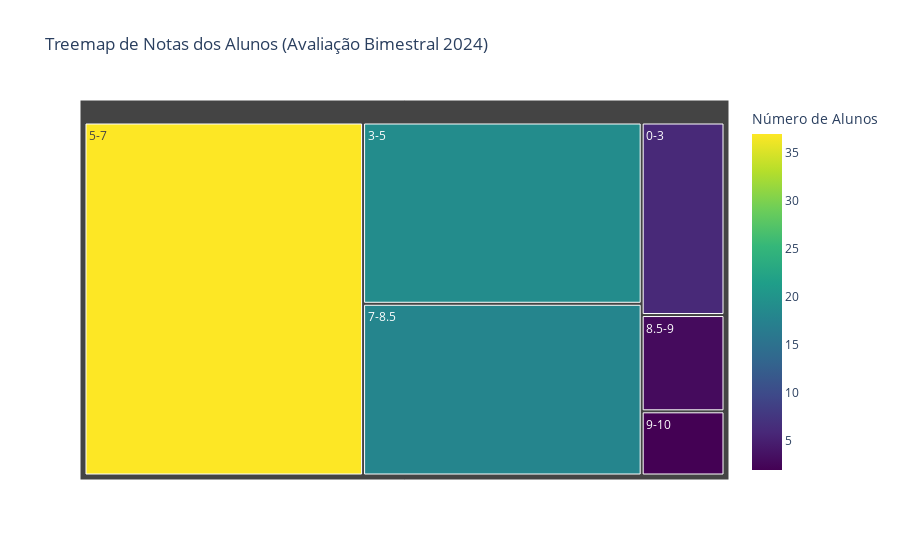

This figure's notebook cell:
### Code cell
# TreeMap das notas
bins = [0, 3, 5, 7, 8.5, 9, 10]
labels = ['0-3', '3-5', '5-7', '7-8.5', '8.5-9', '9-10']  # Rótulos para os bins

df['Faixa de Nota'] = pd.cut(df['Avaliação Bimestral 2024'], bins=bins, labels=labels)
# Contar a quantidade de alunos em cada faixa de nota
df_faixa = df['Faixa de Nota'].value_counts().reset_index()
df_faixa.columns = ['Faixa de Nota', 'Número de Alunos']

fig = px.treemap(df_faixa, 
                 path=['Faixa de Nota'], 
                 values='Número de Alunos', 
                 title="Treemap de Notas dos Alunos (Avaliação Bimestral 2024)",
                 color='Número de Alunos',
                 color_continuous_scale='Viridis')

fig.show()

### Figure 1 — Plotly figure (JSON) as saved in the notebook; plotly's stock layout.template omitted (floating-point values rounded to 4 significant figures)
{"data": [{"branchvalues": "total", "customdata": [[6], [19], [37], [18], [3], [2]], "domain": {"x": [0, 1], "y": [0, 1]}, "hovertemplate": "labels=%{label}<br>Número de Alunos_sum=%{value}<br>parent=%{parent}<br>id=%{id}<br>Número de Alunos=%{color}<extra></extra>", "ids": ["0-3", "3-5", "5-7", "7-8.5", "8.5-9", "9-10"], "labels": ["0-3", "3-5", "5-7", "7-8.5", "8.5-9", "9-10"], "marker": {"coloraxis": "coloraxis", "colors": [6, 19, 37, 18, 3, 2]}, "name": "", "parents": ["", "", "", "", "", ""], "type": "treemap", "values": [6, 19, 37, 18, 3, 2]}], "layout": {"coloraxis": {"colorbar": {"title": {"text": "Número de Alunos"}}, "colorscale": [[0, "#440154"], [0.1111, "#482878"], [0.2222, "#3e4989"], [0.3333, "#31688e"], [0.4444, "#26828e"], [0.5556, "#1f9e89"], [0.6667, "#35b779"], [0.7778, "#6ece58"], [0.8889, "#b5de2b"], [1, "#fde725"]]}, "legend": {"tracegroupgap": 0}, "title": {"text": "Treemap de Notas dos Alunos (Avaliação Bimestral 2024)"}}}
